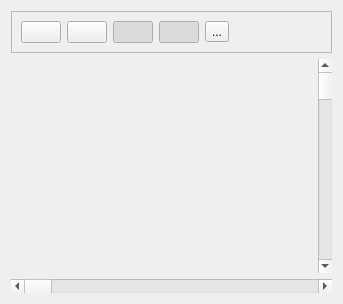
<?xml version="1.0" encoding="UTF-8"?>
<ui version="4.0">
 <class>ZrmMonitor</class>
 <widget class="QWidget" name="ZrmMonitor">
  <property name="geometry">
   <rect>
    <x>0</x>
    <y>0</y>
    <width>343</width>
    <height>304</height>
   </rect>
  </property>
  <property name="sizePolicy">
   <sizepolicy hsizetype="Preferred" vsizetype="Expanding">
    <horstretch>0</horstretch>
    <verstretch>0</verstretch>
   </sizepolicy>
  </property>
  <property name="windowTitle">
   <string>Form</string>
  </property>
  <layout class="QVBoxLayout" name="verticalLayout">
   <property name="sizeConstraint">
    <enum>QLayout::SetMinimumSize</enum>
   </property>
   <item>
    <widget class="QFrame" name="btn_frame">
     <property name="sizePolicy">
      <sizepolicy hsizetype="Preferred" vsizetype="Minimum">
       <horstretch>0</horstretch>
       <verstretch>0</verstretch>
      </sizepolicy>
     </property>
     <property name="frameShape">
      <enum>QFrame::StyledPanel</enum>
     </property>
     <property name="frameShadow">
      <enum>QFrame::Sunken</enum>
     </property>
     <layout class="QHBoxLayout" name="horizontalLayout_9">
      <item>
       <widget class="QPushButton" name="tbMonPause">
        <property name="text">
         <string/>
        </property>
        <property name="icon">
         <iconset resource="zrm_resource.qrc">
          <normaloff>:/zrm/icons/control_pause.png</normaloff>:/zrm/icons/control_pause.png</iconset>
        </property>
        <property name="iconSize">
         <size>
          <width>24</width>
          <height>24</height>
         </size>
        </property>
        <property name="checkable">
         <bool>true</bool>
        </property>
       </widget>
      </item>
      <item>
       <widget class="QPushButton" name="tbMonClear">
        <property name="text">
         <string/>
        </property>
        <property name="icon">
         <iconset resource="zrm_resource.qrc">
          <normaloff>:/zrm/icons/mon-clear.png</normaloff>:/zrm/icons/mon-clear.png</iconset>
        </property>
        <property name="iconSize">
         <size>
          <width>24</width>
          <height>24</height>
         </size>
        </property>
       </widget>
      </item>
      <item>
       <widget class="QPushButton" name="tbMonRx">
        <property name="text">
         <string/>
        </property>
        <property name="icon">
         <iconset resource="zrm_resource.qrc">
          <normaloff>:/zrm/icons/network-receive.png</normaloff>:/zrm/icons/network-receive.png</iconset>
        </property>
        <property name="iconSize">
         <size>
          <width>24</width>
          <height>24</height>
         </size>
        </property>
        <property name="checkable">
         <bool>true</bool>
        </property>
        <property name="checked">
         <bool>true</bool>
        </property>
       </widget>
      </item>
      <item>
       <widget class="QPushButton" name="tbMonTx">
        <property name="text">
         <string/>
        </property>
        <property name="icon">
         <iconset resource="zrm_resource.qrc">
          <normaloff>:/zrm/icons/network-transmit.png</normaloff>:/zrm/icons/network-transmit.png</iconset>
        </property>
        <property name="iconSize">
         <size>
          <width>24</width>
          <height>24</height>
         </size>
        </property>
        <property name="checkable">
         <bool>true</bool>
        </property>
        <property name="checked">
         <bool>true</bool>
        </property>
       </widget>
      </item>
      <item>
       <widget class="QToolButton" name="tbDetails">
        <property name="text">
         <string>...</string>
        </property>
        <property name="icon">
         <iconset resource="../data/zrm_data.qrc">
          <normaloff>:/data/icons/all_methods.png</normaloff>:/data/icons/all_methods.png</iconset>
        </property>
        <property name="iconSize">
         <size>
          <width>24</width>
          <height>24</height>
         </size>
        </property>
        <property name="checkable">
         <bool>true</bool>
        </property>
       </widget>
      </item>
      <item>
       <spacer name="horizontalSpacer_2">
        <property name="orientation">
         <enum>Qt::Horizontal</enum>
        </property>
        <property name="sizeHint" stdset="0">
         <size>
          <width>40</width>
          <height>20</height>
         </size>
        </property>
       </spacer>
      </item>
     </layout>
    </widget>
   </item>
   <item>
    <layout class="QHBoxLayout" name="horizontalLayout">
     <item>
      <widget class="QTextViewer" name="monitor" native="true">
       <property name="sizePolicy">
        <sizepolicy hsizetype="Expanding" vsizetype="Expanding">
         <horstretch>0</horstretch>
         <verstretch>0</verstretch>
        </sizepolicy>
       </property>
      </widget>
     </item>
     <item>
      <widget class="QScrollBar" name="mon_vsbar">
       <property name="sizePolicy">
        <sizepolicy hsizetype="Fixed" vsizetype="Expanding">
         <horstretch>0</horstretch>
         <verstretch>0</verstretch>
        </sizepolicy>
       </property>
       <property name="orientation">
        <enum>Qt::Vertical</enum>
       </property>
      </widget>
     </item>
    </layout>
   </item>
   <item>
    <widget class="QScrollBar" name="mon_hsbar">
     <property name="orientation">
      <enum>Qt::Horizontal</enum>
     </property>
    </widget>
   </item>
  </layout>
 </widget>
 <customwidgets>
  <customwidget>
   <class>QTextViewer</class>
   <extends>QWidget</extends>
   <header>qtextviewer.h</header>
   <container>1</container>
  </customwidget>
 </customwidgets>
 <resources>
  <include location="zrm_resource.qrc"/>
  <include location="../data/zrm_data.qrc"/>
 </resources>
 <connections/>
</ui>
